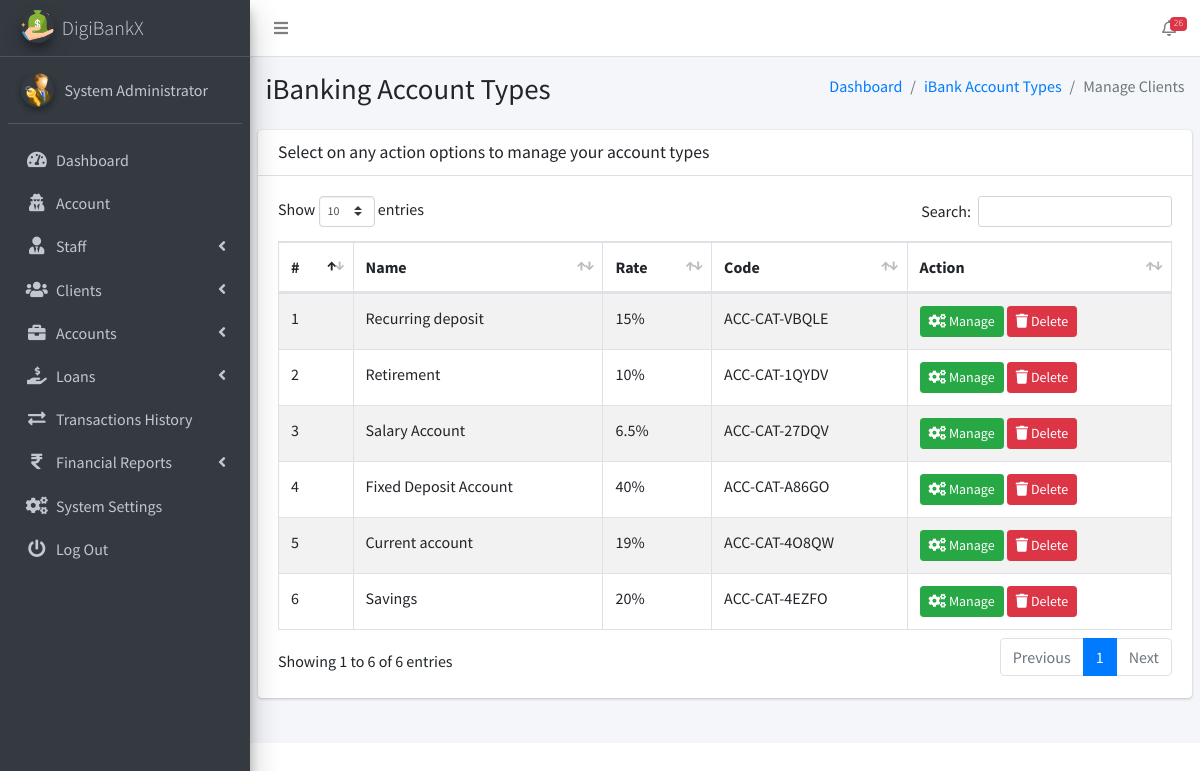
The page /admin/pages_manage_accs.php (signed in) on the database its author committed.
### tables this page shows
CREATE TABLE `ib_systemsettings` (
  `id` int(20) NOT NULL,
  `sys_name` longtext NOT NULL,
  `sys_tagline` longtext NOT NULL,
  `sys_logo` varchar(200) NOT NULL,
  `is_active` tinyint(1) NOT NULL DEFAULT 1
);

CREATE TABLE `ib_admin` (
  `admin_id` int(11) NOT NULL,
  `name` varchar(200) NOT NULL,
  `email` varchar(200) NOT NULL,
  `number` varchar(200) NOT NULL,
  `password` varchar(200) NOT NULL,
  `profile_pic` varchar(200) NOT NULL,
  `is_active` tinyint(1) NOT NULL DEFAULT 1,
  `otp` varchar(6) DEFAULT NULL,
  `otp_expiry` datetime DEFAULT NULL
);

CREATE TABLE `ib_acc_types` (
  `acctype_id` int(20) NOT NULL,
  `name` varchar(200) NOT NULL,
  `description` longtext NOT NULL,
  `rate` varchar(200) NOT NULL,
  `code` varchar(200) NOT NULL,
  `is_active` tinyint(1) NOT NULL DEFAULT 1,
  `min_balance` decimal(10,2) NOT NULL DEFAULT 0.00
);

### admin/pages_manage_accs.php (the view, shortened to what this page needs)
<?php
include('conf/config.php');
?>
<!DOCTYPE html>
<html>
<?php include("dist/_partials/head.php"); ?>
<body class="hold-transition sidebar-mini layout-fixed layout-navbar-fixed">
  <div class="wrapper">
    <?php include("dist/_partials/nav.php"); ?>
    <?php include("dist/_partials/sidebar.php"); ?>
    <div class="content-wrapper">
      <section class="content-header">
        <div class="container-fluid">
          <div class="row mb-2">
            <div class="col-sm-6">
              <h1>iBanking Account Types</h1>
            </div>
            <div class="col-sm-6">
              <ol class="breadcrumb float-sm-right">
                <li class="breadcrumb-item"><a href="pages_dashboard.php">Dashboard</a></li>
                <li class="breadcrumb-item"><a href="pages_manage_accs.php">iBank Account Types</a></li>
                <li class="breadcrumb-item active">Manage Clients</li>
              </ol>
            </div>
          </div>
        </div>
      </section>
      <section class="content">
        <div class="row">
          <div class="col-12">
            <div class="card">
              <div class="card-header">
                <h3 class="card-title">Select on any action options to manage your account types</h3>
              </div>
              <div class="card-body">
                <table id="example1" class="table table-hover table-bordered table-striped">
                  <thead>
                    <tr>
                      <th>#</th>
                      <th>Name</th>
                      <th>Rate</th>
                      <th>Code</th>
                      <th>Action</th>
                    </tr>
                  </thead>
                  <tbody>
                    <?php
                    $ret = "SELECT * FROM  iB_Acc_types ORDER BY RAND() ";
                    $stmt = $mysqli->prepare($ret);
                    $stmt->execute();
                    $res = $stmt->get_result();
                    $cnt = 1;
                    while ($row = $res->fetch_object()) {
                    ?>
                      <tr>
                        <td><?php echo $cnt; ?></td>
                        <td><?php echo $row->name; ?></td>
                        <td><?php echo $row->rate; ?>%</td>
                        <td><?php echo $row->code; ?></td>
                        <td>
                          <a class="btn btn-success btn-sm" href="pages_update_accs.php?code=<?php echo $row->code; ?>">
                            <i class="fas fa-cogs"></i>
                            Manage
                          </a>
                          <a class="btn btn-danger btn-sm" href="pages_manage_accs.php?deleteBankAccType=<?php echo $row->acctype_id; ?>">
                            <i class="fas fa-trash"></i>
                            Delete
                          </a>
                        </td>
                      </tr>
                    <?php $cnt = $cnt + 1;
                    } ?>
                </table>
              </div>
            </div>
          </div>
        </div>
      </section>
    </div>
  </div>
</body>
</html>

### admin/dist/_partials/sidebar.php (shortened to what this page needs)
<aside class="main-sidebar sidebar-dark-primary elevation-4">
    <?php
    $admin_id = $_SESSION['admin_id'];
    $query = "SELECT * FROM iB_admin WHERE admin_id = ?";
    $stmt = $mysqli->prepare($query);
    $stmt->bind_param('i', $admin_id);
    $stmt->execute();
    $res = $stmt->get_result();
    while ($row = $res->fetch_object()) {
        $profile_picture = empty($row->profile_pic)
            ? "<img src='dist/img/user_icon.png' class='img-circle elevation-2' alt='User Image'>"
            : "<img src='dist/img/$row->profile_pic' class='img-circle elevation-2' alt='User Image'>";
        $sys_query = "SELECT * FROM iB_SystemSettings";
        $stmt = $mysqli->prepare($sys_query);
        $stmt->execute();
        $sys_res = $stmt->get_result();
        while ($sys = $sys_res->fetch_object()) {
            ?>
            <a href="pages_dashboard.php" class="brand-link text-light">
                <img src="dist/img/<?php echo $sys->sys_logo; ?>" alt="Logo" class="brand-image img-circle elevation-3">
                <span class="brand-text font-weight-light"><?php echo $sys->sys_name; ?></span>
            </a>
            <div class="sidebar">
                <div class="user-panel mt-3 pb-3 mb-3 d-flex">
                    <div class="image"><?php echo $profile_picture; ?></div>
                    <div class="info">
                        <a href="#" class="d-block"><?php echo $row->name; ?></a>
                    </div>
                </div>
                <nav class="mt-2">
                    <ul class="nav nav-pills nav-sidebar flex-column" data-widget="treeview" role="menu">
                        <li class="nav-item">
                            <a href="pages_dashboard.php" class="nav-link">
                                <i class="nav-icon fas fa-tachometer-alt"></i>
                                <p>Dashboard</p>
                            </a>
                        </li>
                        <li class="nav-item">
                            <a href="pages_account.php" class="nav-link">
                                <i class="nav-icon fas fa-user-secret"></i>
                                <p>Account</p>
                            </a>
                        </li>
                        <li class="nav-item has-treeview">
                            <a href="#" class="nav-link">
                                <i class="nav-icon fas fa-user-tie"></i>
                                <p>Staff <i class="fas fa-angle-left right"></i></p>
                            </a>
                        </li>
                        <li class="nav-item has-treeview">
                            <a href="#" class="nav-link">
                                <i class="nav-icon fas fa-users"></i>
                                <p>Clients <i class="fas fa-angle-left right"></i></p>
                            </a>
                        </li>
                        <li class="nav-item has-treeview">
                            <a href="#" class="nav-link">
                                <i class="nav-icon fas fa-briefcase"></i>
                                <p>Accounts <i class="fas fa-angle-left right"></i></p>
                            </a>
                        </li>
                        <li class="nav-item has-treeview">
                            <a href="#" class="nav-link">
                                <i class="nav-icon fas fa-hand-holding-usd"></i>
                                <p>
                                    Loans
                                    <i class="fas fa-angle-left right"></i>
                                </p>
                            </a>
                        </li>
                        <li class="nav-item">
                            <a href="pages_transactions_engine.php" class="nav-link">
                                <i class="nav-icon fas fa-exchange-alt"></i>
                                <p>Transactions History</p>
                            </a>
                        </li>
                        <li class="nav-item has-treeview">
                            <a href="#" class="nav-link">
                                <i class="nav-icon fas fa-rupee-sign"></i>
                                <p>Financial Reports <i class="fas fa-angle-left right"></i></p>
                            </a>
                        </li>
                        <li class="nav-item">
                            <a href="pages_system_settings.php" class="nav-link">
                                <i class="nav-icon fas fa-cogs"></i>
                                <p>System Settings</p>
                            </a>
                        </li>
                        <li class="nav-item">
                            <a href="pages_logout.php" class="nav-link">
                                <i class="nav-icon fas fa-power-off"></i>
                                <p>Log Out</p>
                            </a>
                        </li>
                    </ul>
                </nav>
            </div>
        </aside>
    <?php }
    } ?>

### rows shown on the page
ib_admin: name "System Administrator"
ib_systemsettings: sys_logo (picture), sys_name "DigiBankX", ib_admin.profile_pic (picture)
ib_acc_types: name "Recurring deposit", rate "15", code "ACC-CAT-VBQLE"
ib_acc_types: name "Retirement", rate "10", code "ACC-CAT-1QYDV"
ib_acc_types: name "Salary Account", rate "6.5", code "ACC-CAT-27DQV"
ib_acc_types: name "Fixed Deposit Account", rate "40", code "ACC-CAT-A86GO"
ib_acc_types: name "Current account", rate "19", code "ACC-CAT-4O8QW"
ib_acc_types: name "Savings", rate "20", code "ACC-CAT-4EZFO"

### other values the page prints
$ntf "26"
